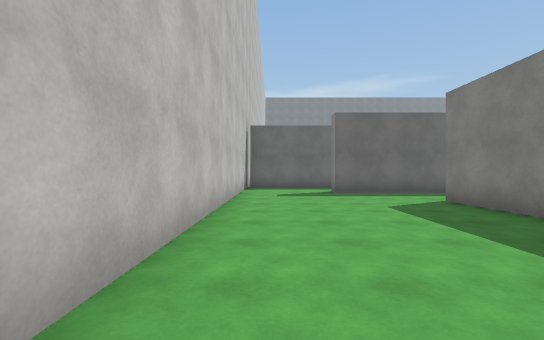
[1] (above)

24 first-person views from a walk through a scene from a Unity 3-D project. The camera is 1.4 m above the floor, looks level and sees 90° across. The floor is counted in squares, 2 m on a side. Each view is taken from the middle of a square. On the plan, view 1 faces up. The plan holds only what a view shows up to about 9 squares ahead; the rest is blank. The place goes on beyond the plan. The player character is not drawn. Some animated figures are left out. Surface patterns are stand-ins for the level's own textures.

[2]
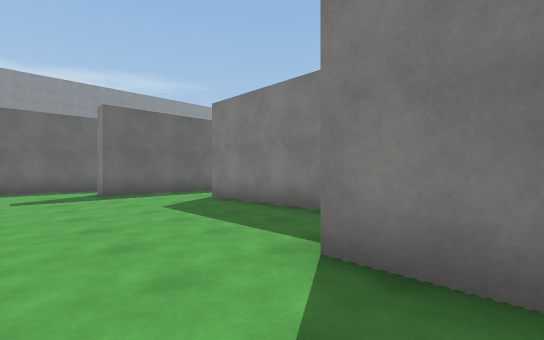

[3]
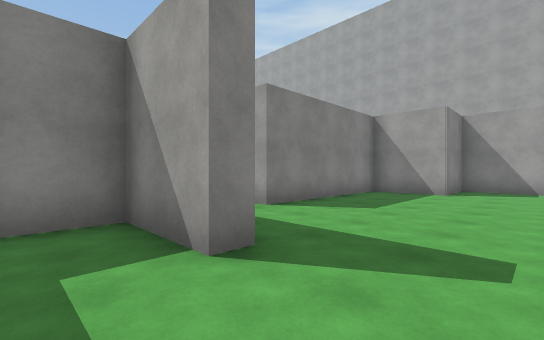

[4]
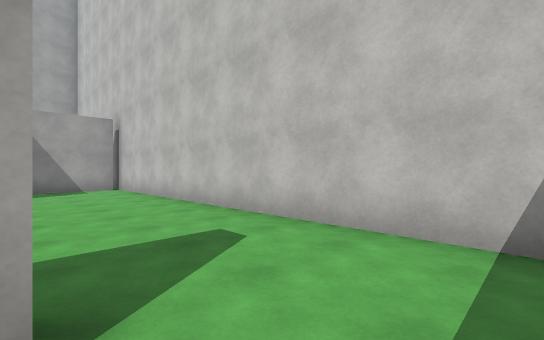

[5]
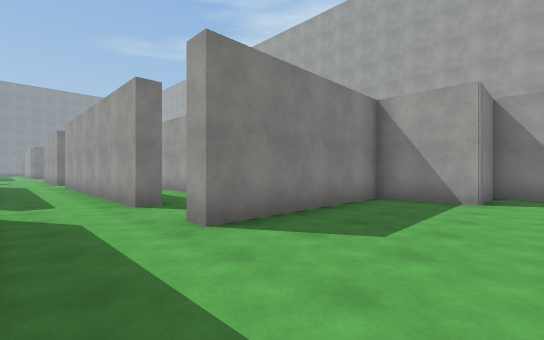

[6]
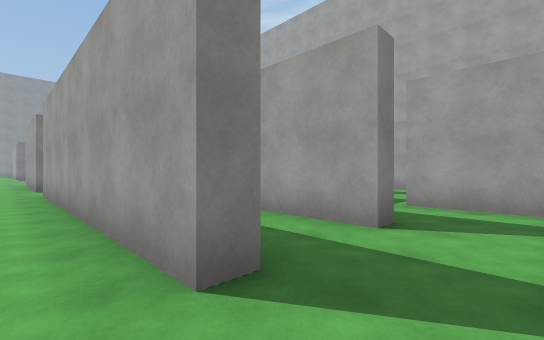

[7]
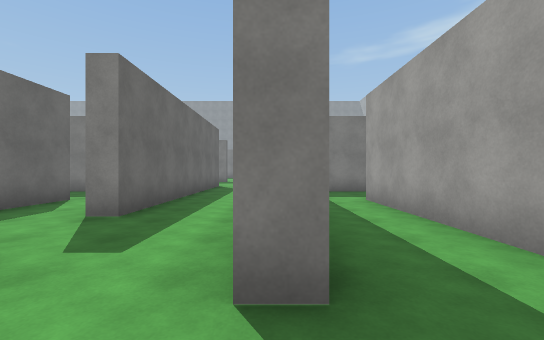

[8]
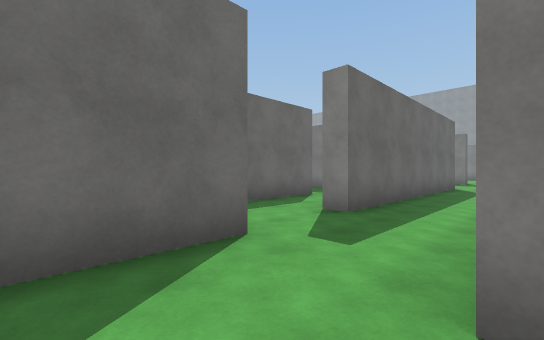

[9]
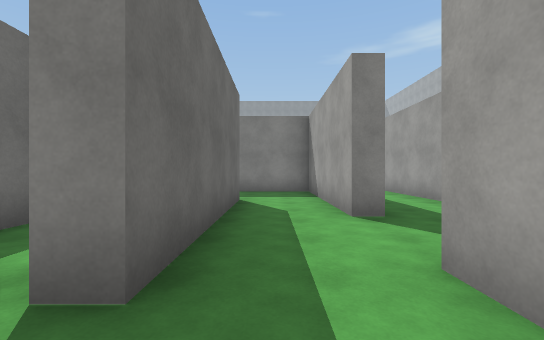

[10]
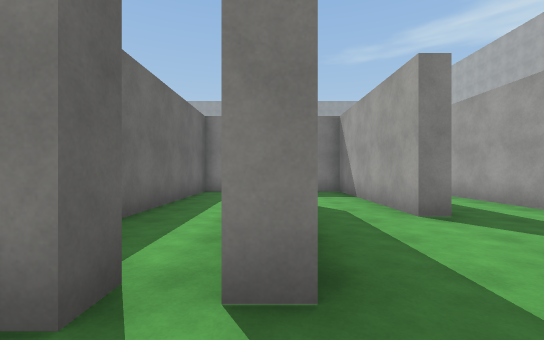

[11]
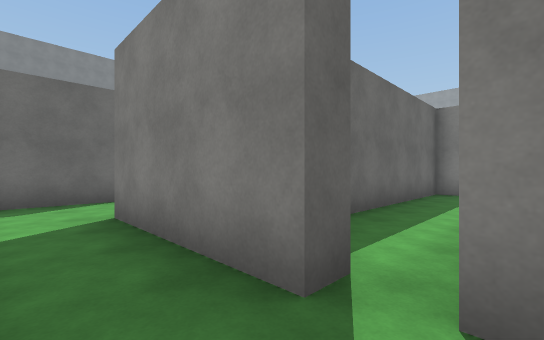

[12]
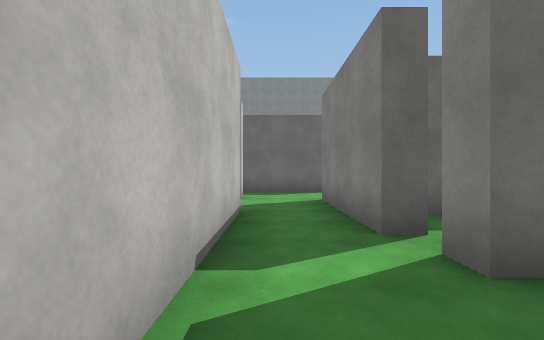

[13]
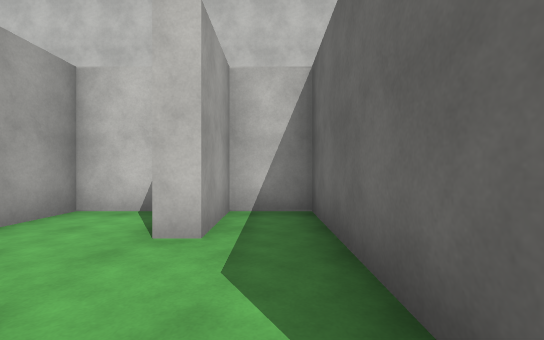

[14]
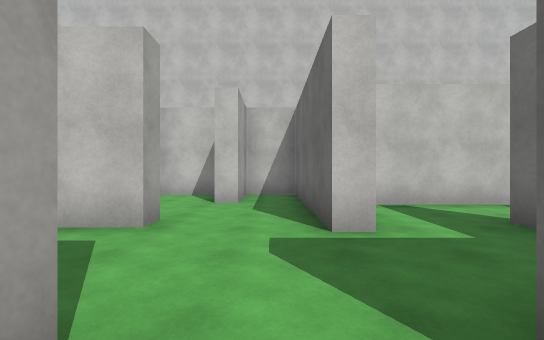

[15]
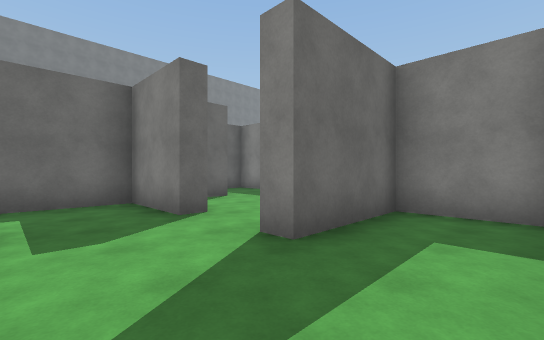

[16]
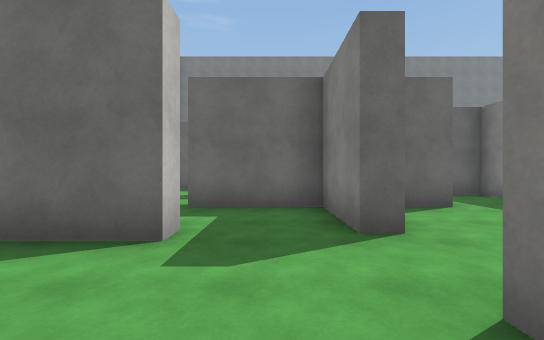

[17]
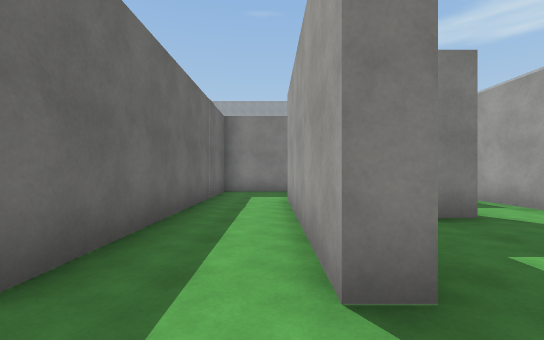

[18]
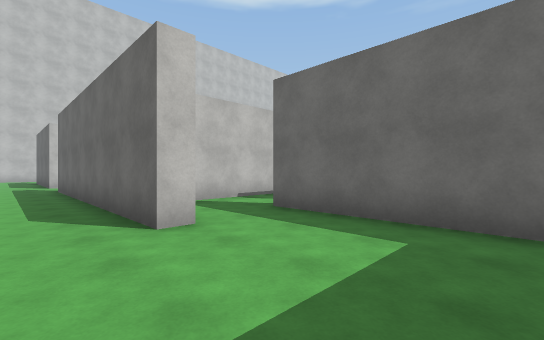

[19]
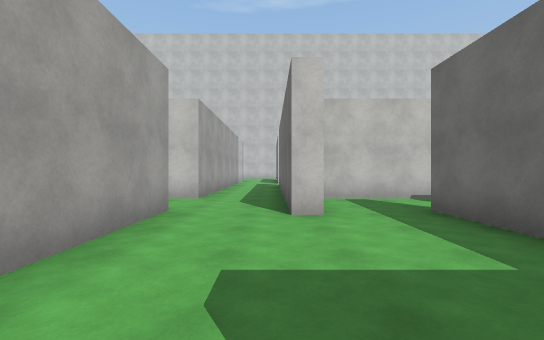

[20]
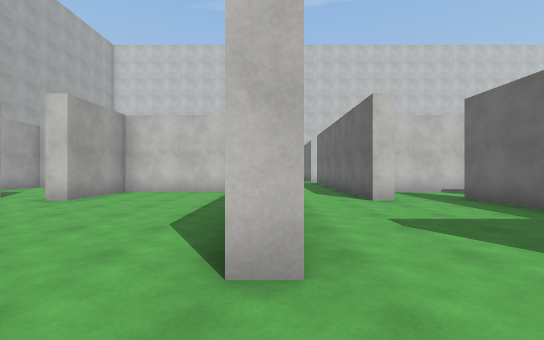

[21]
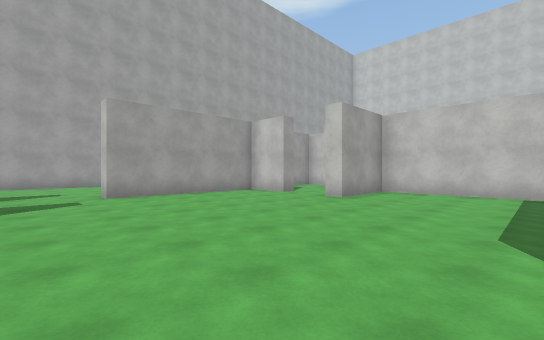

[22]
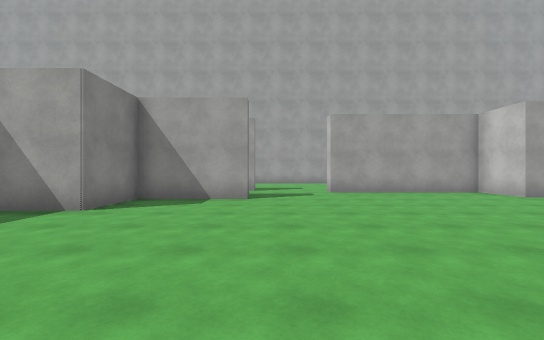

[23]
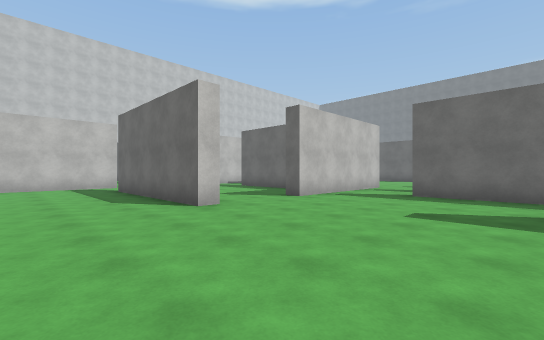

[24]
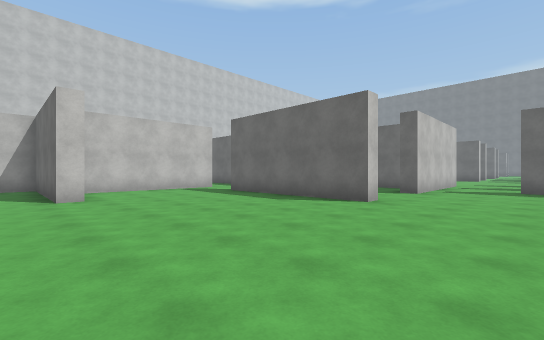

### Floor plan
Ten units are one square. View 1 is at (0, 0); x grows to the right and y downward. Boxes are objects, and circles mark ways between rooms. Rooms are numbered by the first view taken in them; rooms with no view inside come last. Other rooms are left out.
<svg viewBox="-15 -230 282 260">
<path fill="none" stroke="#000" d="M-10 -75 -10 -2M-2 6 19 6 19 -13 40 -13 40 -62 45 -62M46 -83 19 -83M19 -83 19 -88 40 -88 40 -100M20 -108 0 -108M-10 -100 -10 -75M162 -62 192 -62M168 -89 168 -83 91 -83M143 -104 143 -92M200 -108 162 -108M213 -87 209 -87M70 -83 46 -83M64 -62 143 -62M64 -32 64 -38 115 -38M64 -56 64 -62M138 -29 138 -41M64 -108 64 -114M62 -119 62 -134M45 -138 45 -95M95 -180 91 -180 91 -201 64 -201M69 -182 69 -177M62 -154 67 -154 67 -144M115 -201 105 -201M117 -140 117 -158 91 -158 91 -163 112 -163M64 -201 64 -206 111 -206M45 -219 45 -191M138 -204 138 -225 65 -225M213 -62 213 -57 162 -57M235 6 262 6 262 -14M165 9 165 25 213 25M143 -62 143 -13 168 -13 168 -8M213 -111 213 -87M260 -108 235 -108M91 -83 91 -88 138 -88 138 -105M115 -108 64 -108M61 -88 70 -88M69 -177 24 -177 24 -163 42 -163 42 -158M24 -155 24 -137 38 -137M62 -134 62 -154M138 -105 138 -132 74 -132M68 -119 62 -119"/>
<circle cx="5" cy="-80" r="3" fill="#2a7"/>
<circle cx="40" cy="-70" r="3" fill="#2a7"/>
<circle cx="55" cy="-60" r="3" fill="#2a7"/>
<circle cx="155" cy="-60" r="3" fill="#2a7"/>
<circle cx="210" cy="-75" r="3" fill="#2a7"/>
<circle cx="75" cy="-80" r="3" fill="#2a7"/>
<circle cx="60" cy="-100" r="3" fill="#2a7"/>
<circle cx="50" cy="-140" r="3" fill="#2a7"/>
<circle cx="125" cy="-200" r="3" fill="#2a7"/>
<circle cx="55" cy="-200" r="3" fill="#2a7"/>
<circle cx="60" cy="-165" r="3" fill="#2a7"/>
<circle cx="125" cy="-110" r="3" fill="#2a7"/>
<text x="10" y="-40">1</text>
<text x="10" y="-90">2</text>
<text x="150" y="-70">3</text>
<text x="90" y="-40">4</text>
<text x="50" y="-110">5</text>
<text x="90" y="-170">6</text>
<text x="90" y="-210">7</text>
<text x="210" y="-40">8</text>
<text x="100" y="-90">9</text>
<text x="50" y="-160">10</text>
<text x="110" y="-120">11</text>
</svg>
Room 1 opens to room 2. Room 1 opens to room 3. Room 3 opens to room 4. Room 3 opens to room 8. Room 3 opens to room 9. Room 5 opens to room 9. Room 5 opens to room 10. Room 6 opens to room 7. Room 6 opens to room 10. Room 9 opens to room 11.

Where each view was taken, in squares from view 1:
view 1: 0 up, 0 right, facing up
view 2: 0 up, 0 right, facing up-right
view 3: 10 up, 0 right, facing down-right
view 4: 10 up, 2 right, facing down-left
view 5: 8 up, 1 right, facing down-right
view 6: 7 up, 5 right, facing down-right
view 7: 6 up, 5 right, facing right
view 8: 6 up, 5 right, facing up-right
view 9: 10 up, 5 right, facing right
view 10: 11 up, 5 right, facing right
view 11: 11 up, 5 right, facing up-right
view 12: 9 up, 5 right, facing up
view 13: 17 up, 7 right, facing left
view 14: 17 up, 10 right, facing left
view 15: 14 up, 7 right, facing up-right
view 16: 15 up, 8 right, facing up
view 17: 21 up, 5 right, facing right
view 18: 7 up, 20 right, facing up-left
view 19: 8 up, 21 right, facing left
view 20: 6 up, 23 right, facing left
view 21: 5 up, 23 right, facing down-left
view 22: 6 up, 23 right, facing down
view 23: 3 up, 26 right, facing up-left
view 24: 0 up, 24 right, facing up-left
